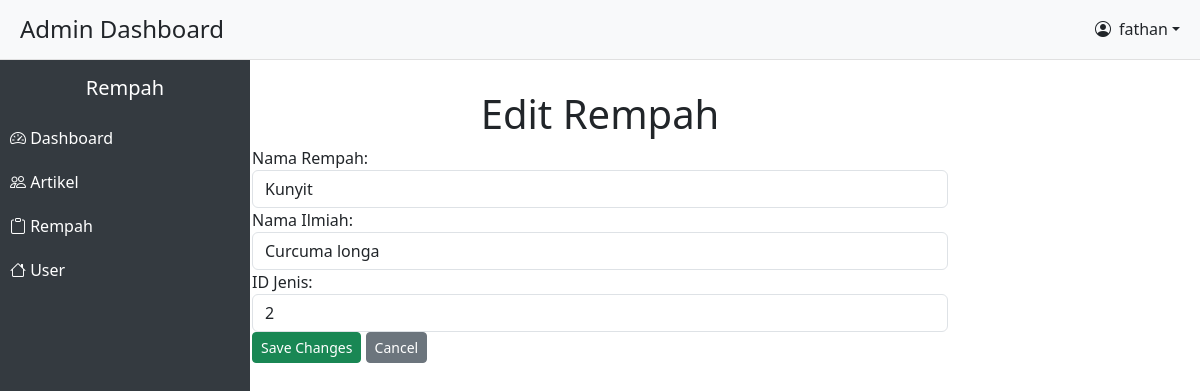
Screenshot of /admin/edit_rempah.php?id=1 (signed in) with the database file from the repository.
### tables this page shows
CREATE TABLE `rempah` (
  `id_rempah` int(11) NOT NULL,
  `nama_rempah` varchar(100) NOT NULL,
  `nama_ilmiah` varchar(100) NOT NULL,
  `id_jenis` int(11) DEFAULT NULL
);

### admin/edit_rempah.php (the view, shortened to what this page needs)
<?php
include '../admin/style/header.php';
include '../admin/style/sidebar.php';
$connect = mysqli_connect("localhost", "root", "", "obat");
$id_rempah = isset($_GET['id']) ? $_GET['id'] : '';
if ($id_rempah) {
    $query = $connect->query("SELECT * FROM rempah WHERE id_rempah = $id_rempah");
    $row = $query->fetch_assoc();
} else {
    die("Invalid ID Rempah");
}
?>
<!DOCTYPE html>
<html lang="en">
<head>
</head>
<body>
    <div class="container">
        <h1 class="text-center">Edit Rempah</h1>
        <form action="" method="POST">
            <div class="form-group">
                <label for="nama_rempah">Nama Rempah:</label>
                <input type="text" class="form-control" id="nama_rempah" name="nama_rempah" value="<?php echo $row['nama_rempah']; ?>" required>
            </div>
            <div class="form-group">
                <label for="nama_ilmiah">Nama Ilmiah:</label>
                <input type="text" class="form-control" id="nama_ilmiah" name="nama_ilmiah" value="<?php echo $row['nama_ilmiah']; ?>" required>
            </div>
            <div class="form-group">
                <label for="id_jenis">ID Jenis:</label>
                <input type="text" class="form-control" id="id_jenis" name="id_jenis" value="<?php echo $row['id_jenis']; ?>" required>
            </div>
            <div class="form-group">
                <button type="submit" class="btn btn-success btn-sm">Save Changes</button>
                <a href="rempah.php" class="btn btn-secondary btn-sm">Cancel</a>
            </div>
        </form>
    </div>
</body>
</html>

### admin/edit_rempah.php (style rules this page uses)
.container { margin-top: 90px; width: 60%; }

### rows the page displays
rempah: nama_rempah "Kunyit", nama_ilmiah "Curcuma longa", id_jenis "2"

### other values shown
$nama_pengguna "fathan"
